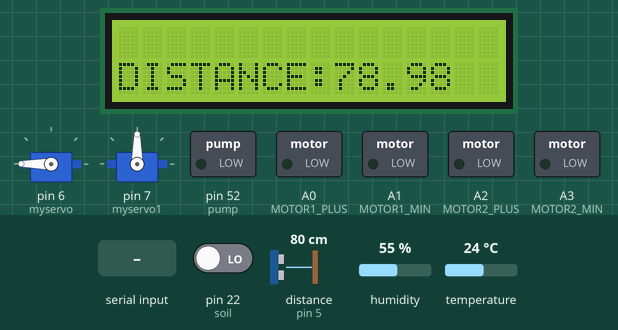
Simulated run of this sketch. Board: Arduino Mega 2560, built with avr-gcc and run on an emulated ATmega2560. On the bench: 16×2 character LCD, 2 × servo, switched loads named in the sketch (green lamp = pin HIGH). Wiring (inferred from the names in the program): ultrasonic range finder: trigger pin 4; echo pin 5. Dashed ring = blinking. The inputs (shaded band) are chosen by the test bench; at power-on: pin 22 (soil) LOW, distance to the obstacle (sensor on pin 5) 80 cm, humidity 55 %, temperature 24 °C. The echo pulse lasts 58.3 µs per cm; pins used as bus, display or sensor lines are not drawn; what the sketch prints to the serial monitor is not drawn.

Above: at 3.3 s.
3.4 s: "X" received over Serial
At 3.55 s:
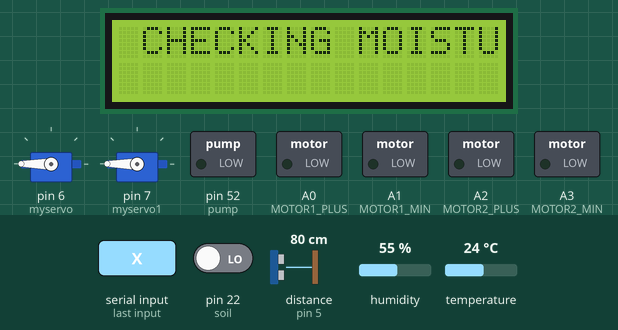
At 4.4 s:
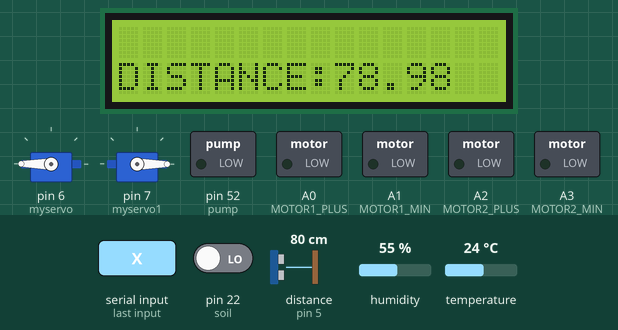
5.2 s: "A" received over Serial
At 18.0 s:
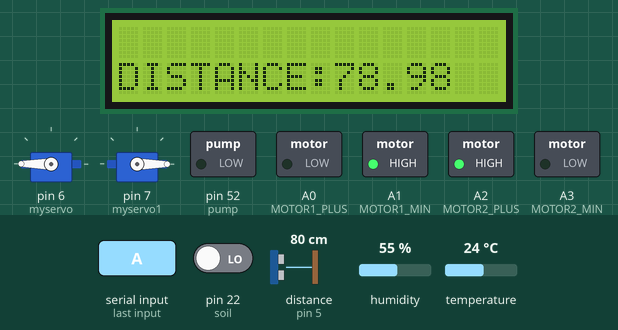
Timing chart, 0 to 20.8 s (numbered marks = the images above; inputs shaded):
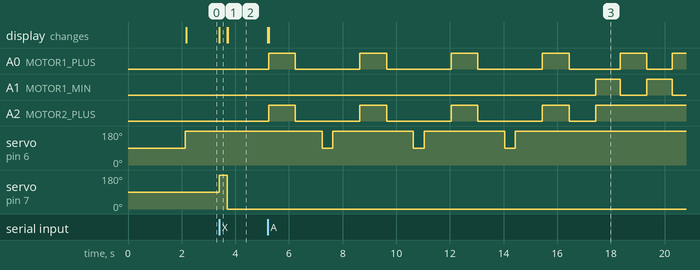

Measured:
- after the input at 3.4 s, servo on pin 7 (myservo1): 90° → 180° at once, → 0° 0.30 s later; the display: changes at once (image 1)
- after the input at 5.2 s, A0 (MOTOR1_PLUS): goes 3 × (HIGH 1.0 s, LOW 2.4 s), HIGH 1.0 s, LOW 1.9 s, HIGH 1.0 s, LOW 0.95 s, then HIGH, starting at once; A1 (MOTOR1_MIN): alternates HIGH for 0.93 s and LOW for 1.0 s, starting after 12.2 s

The sketch:

AGRIBOT_MOVEMENT.ino
```cpp
#include"chase.h"
#include"global.h"
#include"lcd.h"

void setup() {
  setup_h();
  myservo.write(180);
}

void loop() {
  soilval = digitalRead(soil);
  Serial.print(String ("soil") + soilval);
  digitalWrite(trigPin, LOW);
  delayMicroseconds(2);
  // Sets the trigPin on HIGH state for 10 micro seconds
  digitalWrite(trigPin, HIGH);
  delayMicroseconds(10);
  digitalWrite(trigPin, LOW);

  // Reads the echoPin, returns the sound wave travel time in microseconds
  duration = pulseIn(echoPin, HIGH);

  // Calculate the distance
  distanceCm = duration * SOUND_SPEED / 2;

  // Convert to inches
  distanceInch = distanceCm * CM_TO_INCH;

  // Prints the distance in the Serial Monitor
  Serial.print("Distance (cm): ");
  Serial.println(distanceCm);
  Serial.print("Distance (inch): ");
  Serial.println(distanceInch);
  lcd.setCursor(3, 0);
  lcd.print(distanceCm);

  Serial.println("cm:" + String(distanceCm));
  if (distanceCm < 30 && distanceCm > 0) {
    lcd.clear();
    lcd.setCursor(0, 1);
    lcd.print(" Object Dtcted");
    chase_run('S');
  }
  h = dht.readHumidity();
  Serial.println("H:" + String(h));
  lcd.clear();
  lcd.setCursor(0, 1);
  lcd.print("DISTANCE:");

  lcd.print(distanceCm);
  if (auto_m == 1)
  {
    auto_fun();
  }
  else
  {
    serialEvent();
  }
}

void serialEvent()
{
  while (!Serial.available() > 0);
  while (Serial.available() > 0) {
    inchar = Serial.read();
    Serial.println(inchar);
  }
  switch (inchar)
  {
    case 'A':   lcd.clear();
      lcd.setCursor(0, 0);
      lcd.print(" AUTO MODE ");
      Serial.println(" AUTO MODE ");
      auto_m = 1;
      break;
    case 'M':   lcd.clear();
      lcd.setCursor(0, 0);
      lcd.print(" MANUAL MODE ");
      Serial.println(" MANUAL MODE ");
      auto_m = 0;
      break;
    case 'F':   lcd.clear();
      lcd.setCursor(0, 0);
      lcd.print(" FORWARD ");
      chase_run(inchar);
      break;
    case 'B':   lcd.clear();
      lcd.setCursor(0, 0);
      lcd.print(" BACKWARD ");
      chase_run(inchar);
      break;
    case 'R':   lcd.clear();
      lcd.setCursor(0, 0);
      lcd.print(" RIGHT ");
      chase_run(inchar);
      break;
    case 'L':   lcd.clear();
      lcd.setCursor(0, 0);
      lcd.print(" LEFT ");
      chase_run(inchar);
      break;
    case 'S':   lcd.clear();
      lcd.setCursor(0, 0);
      lcd.print(" STOP ");
      chase_run(inchar);
      break;
    case 'X':   lcd.clear();
      lcd.setCursor(0, 0);
      lcd.print(" CHECKING MOISTURE ");
      chase_run(inchar);
      break;
  }
}


void auto_fun()
{
  chase_run('F');
  delay(1000);
  chase_run('S');
  delay(1000);
  myservo.write(90);
  delay(400);
  myservo.write(180);
  send_iot("*plant 1 Finished#");
  chase_run('F');
  delay(1000);
  chase_run('S');
  delay(1000);
  myservo.write(90);
  delay(400);
  myservo.write(180);
  send_iot("*plant 2 Finished#");
  chase_run('F');
  delay(1000);
  chase_run('S');
  delay(1000);
  myservo.write(90);
  delay(400);
  myservo.write(180);
  send_iot("*plant 3 Finished#");
  chase_run('F');
  delay(1000);
  chase_run('S');
  delay(1000);
  chase_run('L');
  delay(900);
  chase_run('F');
  delay(1000);
  chase_run('L');
  delay(950);
  chase_run('F');
  delay(1000);
  chase_run('S');
  delay(1000);
  myservo.write(90);
  delay(400);
  myservo.write(180);
  send_iot("*plant 4 Finished#");
  chase_run('F');
  delay(1000);
  chase_run('S');
  delay(1000);
  myservo.write(90);
  delay(400);
  myservo.write(180);
  send_iot("*plant 5 Finished#");
  chase_run('F');
  delay(1000);
  chase_run('S');
  delay(1000);
  myservo.write(90);
  delay(400);
  myservo.write(180);
  send_iot("*plant 6 Finished#");
  serialEvent();
}

void send_iot(String s)
{
  for (int i = 0; i < s.length(); i++)
  {
    Serial.write(s[i]);
  }
  delay(1000);
}
```

chase.h
```cpp
#ifndef CHASE_H
#define CHASE_H

#include "global.h"

void chase_run(char c) {
  if (c == 'F')
  {
    c = ' ';
    analogWrite(MOTOR1_PLUS, 155);
    digitalWrite(MOTOR1_MIN, LOW);
    analogWrite(MOTOR2_PLUS, 155);
    digitalWrite(MOTOR2_MIN, LOW);

  }


  if (c == 'R')
  {
    c = ' ';
    analogWrite(MOTOR1_PLUS, 155);
    digitalWrite(MOTOR1_MIN, LOW);
    digitalWrite(MOTOR2_PLUS, LOW);
    analogWrite(MOTOR2_MIN, 155);
  }

  if (c == 'L')
  {
    c = ' ';
    digitalWrite(MOTOR1_PLUS, LOW);
    analogWrite(MOTOR1_MIN, 155);
    analogWrite(MOTOR2_PLUS, 155);
    digitalWrite(MOTOR2_MIN, LOW);
  }

  if (c == 'B')
  {
    c = ' ';
    digitalWrite(MOTOR1_PLUS, LOW);
    analogWrite(MOTOR1_MIN, 155);
    digitalWrite(MOTOR2_PLUS, LOW);
    analogWrite(MOTOR2_MIN, 155);
  }
  if (c == 'S')
  {
    c = ' ';
    digitalWrite(MOTOR1_PLUS, LOW);
    digitalWrite(MOTOR1_MIN, LOW);
    digitalWrite(MOTOR2_PLUS, LOW);
    digitalWrite(MOTOR2_MIN, LOW);
  }
  if (c == 'X')
  {
    c = ' ';
    myservo1.write(180);
    delay(300);
    soilval = digitalRead(soil);
    if (soilval == 1) {
      Serial.println("check soil");
      digitalWrite(pump, HIGH);
       lcd.setCursor(0, 0);
      lcd.print("PUMP MOTOR ON");
      delay(1000);
    }
    myservo1.write(0);
    digitalWrite(pump, LOW);
    lcd.clear();

  }
}

#endif
```

global.h
```cpp
#ifndef GLOBAL_H
#define GLOBAL_H
#include "lcd.h"
#include "DHT.h"
#include<Servo.h>
Servo myservo;

Servo myservo1;

#define MOTOR1_PLUS A0
#define MOTOR1_MIN A1
#define MOTOR2_PLUS A2
#define MOTOR2_MIN A3

#define pump 52
#define soil 22
#define DHTPIN 2
#define DHTTYPE DHT11
/**************************/
int soilval;
const int trigPin = 4;
const int echoPin = 5;
char inchar;
//define sound speed in cm/uS
#define SOUND_SPEED 0.034
#define CM_TO_INCH 0.393701

long duration,distanceInch;
float distanceCm;
float ;
int pos;
int auto_m = 0;
int leftRange, rightRange;
int h;
/**************************/
DHT dht(DHTPIN, DHTTYPE);
void setup_h() {
  Serial.begin(9600);
pinMode(trigPin, OUTPUT); // Sets the trigPin as an Output
  pinMode(echoPin, INPUT); // Sets the echoPin as an Input
  lcd.begin(16, 2);
  lcd.clear();
  lcd.setCursor(3, 0);
  lcd.print("PORTABALE");
  dht.begin();
  lcd.begin(16, 2);
  myservo.attach(6);
  myservo1.attach(7);
  pinMode(MOTOR1_PLUS, OUTPUT);
  pinMode(MOTOR1_MIN, OUTPUT);
  pinMode(MOTOR2_PLUS, OUTPUT);
  pinMode(MOTOR2_MIN, OUTPUT);
  pinMode(pump, OUTPUT);

  pinMode(soil, INPUT);
  digitalWrite(MOTOR1_PLUS, LOW);
  digitalWrite(MOTOR1_MIN, LOW);
  digitalWrite(MOTOR2_PLUS, LOW);
  digitalWrite(MOTOR2_MIN, LOW);
  myservo.write(90);
  myservo1.write(90);
  lcd.clear();
  lcd.setCursor(0, 0);
  lcd.print("   FERTILIZER ");
  lcd.setCursor(0, 1);
  lcd.print("      ROBOT      ");
  delay(2000);
}
#endif
```

lcd.h
```cpp
#ifndef LCD_H
#define LCD_H
#include <LiquidCrystal.h>

LiquidCrystal lcd(13, 12, 11, 10, 9, 8);
#endif
```
